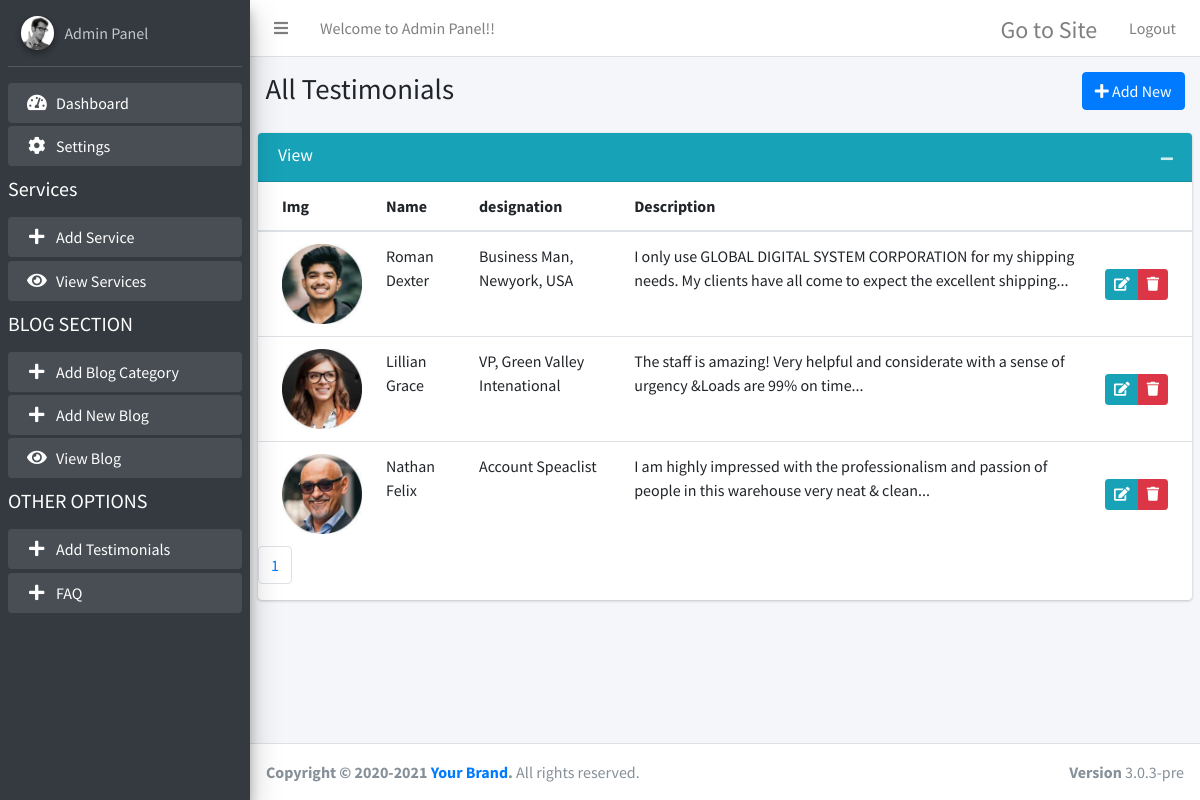
The app's page /admin/view-testimonials.php (signed in) with its own data.
### tables this page shows
CREATE TABLE `testimonials` (
  `id` int(100) NOT NULL,
  `title` varchar(1000) DEFAULT NULL,
  `designation` varchar(255) DEFAULT NULL,
  `descrip` varchar(10000) DEFAULT NULL,
  `img` varchar(100) DEFAULT NULL,
  `url` varchar(255) DEFAULT NULL,
  `date` varchar(100) DEFAULT NULL,
  `status` varchar(10) DEFAULT NULL
);

### admin/view-testimonials.php (the view, shortened to what this page needs)
<?php
include 'conn.php';
?>
<!DOCTYPE html>
<html>
<head>
  <link rel="stylesheet" href="plugins/fontawesome-free/css/all.min.css">
  <link rel="stylesheet" href="https://code.ionicframework.com/ionicons/2.0.1/css/ionicons.min.css">
  <link rel="stylesheet" href="dist/css/adminlte.min.css">
  <link rel="stylesheet" href="plugins/summernote/summernote-bs4.css">
</head>
<body class="hold-transition sidebar-mini">
<div class="wrapper">
   <?php include"topbar.php"; ?>
  <?php include"sidebar.php"; ?>
<?php
$limit = 10;
if (isset($_GET["page"])) {
	$page  = $_GET["page"];
	}
	else{
	$page=1;
	};
$serial = ($page-1) * $limit;
    $resultt = mysqli_query($con,"SELECT * FROM testimonials ORDER BY id DESC LIMIT $serial, $limit");
?>
  <div class="content-wrapper">
    <section class="content-header">
      <div class="container-fluid">
        <div class="row mb-2">
          <div class="col-sm-6">
            <h1>All Testimonials</h1>
          </div>
          <div class="col-sm-6" style="text-align:right;">
            <a class="btn btn-primary" href="add-testimonials.php">
            <i class="fa fa-plus" aria-hidden="true"></i> Add New</a>
          </div>
        </div>
      </div>
    </section>
    <section class="content">
      <div class="row">
        <div class="col-md-12">
          <div class="card card-info">
            <div class="card-header">
              <h3 class="card-title">View</h3>
              <div class="card-tools">
                <button type="button" class="btn btn-tool" data-card-widget="collapse" data-toggle="tooltip" title="Collapse">
                  <i class="fas fa-minus"></i></button>
              </div>
            </div>
            <div class="card-body p-0">
              <table class="table">
                <thead>
                  <tr>
                    <th>Img</th>
                    <th>Name</th>
                    <th>designation</th>
					<th>Description</th>
                    <th></th>
                  </tr>
                </thead>
                <tbody>
				<?php
			while ($roww = mysqli_fetch_array($resultt)) {
			?>
				  <tr>
					<td><img style="width:80px;" src="images/testimonial/<?php echo $roww["img"]; ?>"></td>
                    <td><?php echo $roww["title"]; ?></td>
                    <td><?php echo $roww["designation"]; ?></td>
					<td><?php $dec = $roww['descrip'];
								$removetag = strip_tags($dec);
								$trim = $string = substr($removetag,0,600);
								echo $trim ; ?>..</td>
                    <td class="text-right py-0 align-middle">
                      <div class="btn-group btn-group-sm">
						<a href="add-testimonials.php?edit=<?php echo $roww["id"]; ?>" onclick="return confirm('Are you sure?')"  class="btn btn-info"><i class="fas fa-edit"></i></a>
                        <a href="view-testimonials.php?delete_id=<?php echo $roww["id"]; ?>" onclick="return confirm('Are you sure?')" class="btn btn-danger"><i class="fas fa-trash"></i></a>
                      </div>
                    </td>
                </tr>
			<?php
			}
			?>
				</tbody>
              </table>
            </div>
			 <?php
			$result_db = mysqli_query($con,"SELECT COUNT(id) FROM testimonials");
		$row_db = mysqli_fetch_row($result_db);
		$total_records = $row_db[0];
		$total_pages = ceil($total_records / $limit);
		$pagLink = "<ul class='pagination'>";
		for ($i=1; $i<=$total_pages; $i++) {
					  $pagLink .= "<li class='page-item'><a class='page-link' href='view-testimonials.php?page=".$i."'>".$i."</a></li>";
		}
		echo $pagLink . "</ul>";
		?>
          </div>
        </div>
      </div>
    </section>
  </div>
 <?php include"footer.php"; ?>
</div>
</body>
</html>

### records on screen
testimonials: img (picture), title "Roman Dexter", designation "Business Man, Newyork, USA", descrip "I only use GLOBAL DIGITAL SYSTEM CORPORATION for my shipping needs. My clients have all come to expect the excellent shipping."
testimonials: img (picture), title "Lillian Grace", designation "VP, Green Valley Intenational", descrip "The staff is amazing! Very helpful and considerate with a sense of urgency &Loads are 99% on time."
testimonials: img (picture), title "Nathan Felix", designation "Account Speaclist", descrip "I am highly impressed with the professionalism and passion of people in this warehouse very neat & clean."
